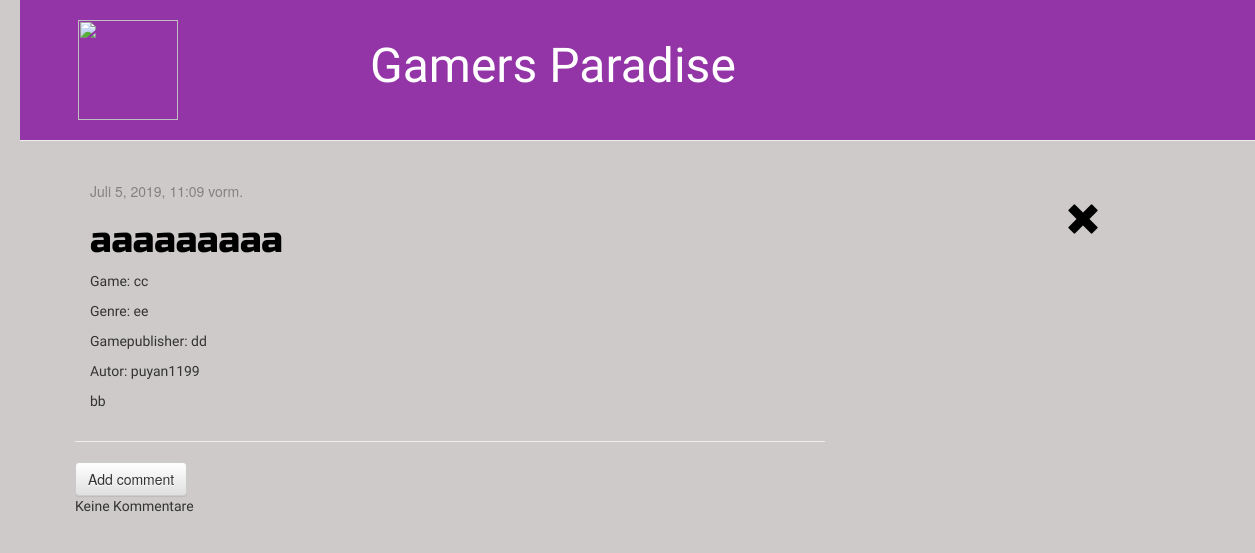
/post/16/, run on the app's committed database.
### blog/models.py (models this page shows, shortened)
class Post(models.Model):
    author = models.ForeignKey(settings.AUTH_USER_MODEL, on_delete=models.CASCADE)
    title = models.CharField(max_length=200)
    text = models.TextField()
    created_date = models.DateTimeField(default=timezone.now)
    published_date = models.DateTimeField(blank=True, null=True)
    game = models.CharField(max_length=200, default=' ')
    gamepublisher = models.CharField(max_length=200, default=' ')
    genre = models.CharField(max_length=200, default=' ')

### blog/views.py (the view)
# urls.py: path('post/<int:pk>/', views.post_detail, name='post_detail'),
def post_detail(request, pk):
    post = get_object_or_404(Post, pk=pk)
    return render(request, 'blog/post_detail.html', {'post': post})

### blog/templates/blog/post_detail.html (shortened to what this page needs)
{% extends 'blog/base.html' %}
{% block content %}
<div class="container">
<div class="row">
    <div class="col-md-10">
        <div class="post">
            {% if post.published_date %}
                <div class="date">
                    {{ post.published_date }}
                </div>
            {% endif %}
            <h1><a>{{ post.title }}</a></h1>
            <p> Game: {{ post.game|linebreaksbr }}</p>
            <p> Genre: {{ post.genre|linebreaksbr }}</p>
            <p> Gamepublisher: {{ post.gamepublisher|linebreaksbr }}</p>
            <p> Autor: {{ post.author|linebreaksbr }}</p>
            <p>{{ post.text|linebreaksbr }}</p>
        </div> </div>
        <div class="col-md-2">
                <h1><a href="{% url 'post_list' %}" class="top-menu"><span class="glyphicon glyphicon-remove"></span></a></h1>
            </div>
    </div>
    </div>
        <hr>
        <a class="btn btn-default" href="{% url 'add_comment_to_post' pk=post.pk %}">Add comment</a>
    {% for comment in post.comments.all %}
        <div class="comment">
            <strong>{{ comment.author }}</strong>
            <p>{{ comment.text|linebreaks }}</p>
        </div>
    {% empty %}
    <p>Keine Kommentare</p>
{% endfor %}
{% endblock %}

### blog/static/css/blog.css (style rules this page uses)
h1 a { color: rgb(0, 0, 0); font-family: 'Russo One', sans-serif; }
body { padding-left: 20px; background-color: rgb(206, 202, 202); }
h1, h2, h3, h4 { font-family: 'Russo One', sans-serif; color:black; }
p { font-family: 'Saira Semi Condensed', sans-serif; }
.date { color: #828282; }

### data on the page
Post: published_date "Juli 5, 2019, 11:09 vorm.", title "aaaaaaaaa", game "cc", genre "ee", gamepublisher "dd", author "puyan1199", text "bb"
